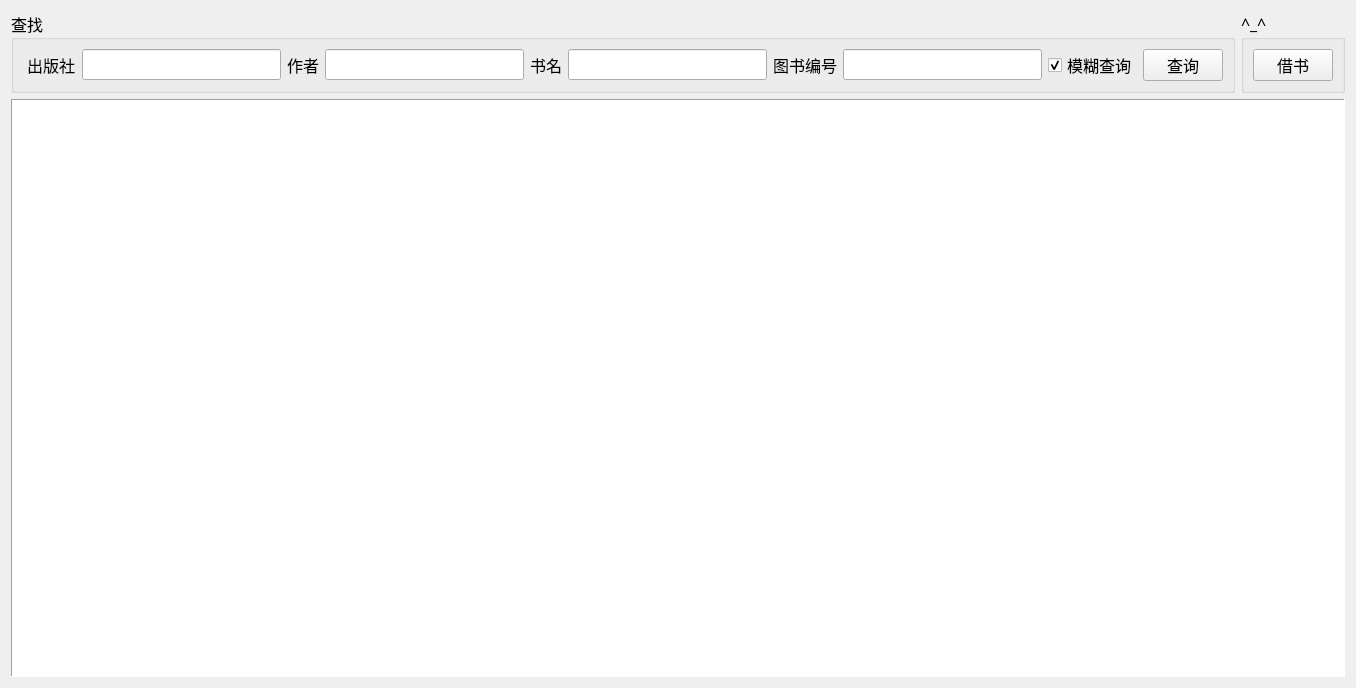
<?xml version="1.0" encoding="UTF-8"?>
<ui version="4.0">
 <class>BookWidget</class>
 <widget class="QWidget" name="BookWidget">
  <property name="geometry">
   <rect>
    <x>0</x>
    <y>0</y>
    <width>1356</width>
    <height>688</height>
   </rect>
  </property>
  <property name="font">
   <font>
    <family>微软雅黑</family>
    <pointsize>12</pointsize>
   </font>
  </property>
  <property name="windowTitle">
   <string>Form</string>
  </property>
  <property name="toolTip">
   <string/>
  </property>
  <layout class="QVBoxLayout" name="verticalLayout">
   <item>
    <layout class="QHBoxLayout" name="horizontalLayout">
     <item>
      <widget class="QGroupBox" name="groupBox">
       <property name="toolTip">
        <string/>
       </property>
       <property name="title">
        <string>查找</string>
       </property>
       <layout class="QGridLayout" name="groupFind">
        <property name="topMargin">
         <number>5</number>
        </property>
        <property name="bottomMargin">
         <number>5</number>
        </property>
        <item row="0" column="6">
         <widget class="QLabel" name="label_11">
          <property name="text">
           <string>书名</string>
          </property>
         </widget>
        </item>
        <item row="0" column="4">
         <widget class="QLabel" name="label_10">
          <property name="text">
           <string>作者</string>
          </property>
         </widget>
        </item>
        <item row="0" column="5">
         <widget class="QLineEdit" name="edit_author">
          <property name="clearButtonEnabled">
           <bool>true</bool>
          </property>
         </widget>
        </item>
        <item row="0" column="8">
         <widget class="QLabel" name="label_7">
          <property name="text">
           <string>图书编号</string>
          </property>
         </widget>
        </item>
        <item row="0" column="10">
         <widget class="QCheckBox" name="ckb_find">
          <property name="text">
           <string>模糊查询</string>
          </property>
          <property name="checked">
           <bool>true</bool>
          </property>
         </widget>
        </item>
        <item row="0" column="2">
         <widget class="QLabel" name="label_9">
          <property name="text">
           <string> 出版社</string>
          </property>
         </widget>
        </item>
        <item row="0" column="11">
         <widget class="QPushButton" name="bkBtnFind">
          <property name="text">
           <string>查询</string>
          </property>
         </widget>
        </item>
        <item row="0" column="7">
         <widget class="QLineEdit" name="edit_name">
          <property name="clearButtonEnabled">
           <bool>true</bool>
          </property>
         </widget>
        </item>
        <item row="0" column="3">
         <widget class="QLineEdit" name="edit_pub">
          <property name="clearButtonEnabled">
           <bool>true</bool>
          </property>
         </widget>
        </item>
        <item row="0" column="9">
         <widget class="QLineEdit" name="edit_id">
          <property name="clearButtonEnabled">
           <bool>true</bool>
          </property>
         </widget>
        </item>
       </layout>
      </widget>
     </item>
     <item>
      <widget class="QGroupBox" name="groupBorrow">
       <property name="title">
        <string>^_^</string>
       </property>
       <layout class="QGridLayout" name="gridLayout">
        <item row="0" column="0">
         <widget class="QPushButton" name="btn_borrow">
          <property name="text">
           <string>借书</string>
          </property>
         </widget>
        </item>
       </layout>
      </widget>
     </item>
    </layout>
   </item>
   <item>
    <widget class="QTableView" name="tableView">
     <property name="styleSheet">
      <string notr="true"/>
     </property>
     <property name="frameShape">
      <enum>QFrame::Panel</enum>
     </property>
     <property name="frameShadow">
      <enum>QFrame::Sunken</enum>
     </property>
     <property name="selectionBehavior">
      <enum>QAbstractItemView::SelectRows</enum>
     </property>
     <property name="gridStyle">
      <enum>Qt::CustomDashLine</enum>
     </property>
     <attribute name="horizontalHeaderCascadingSectionResizes">
      <bool>true</bool>
     </attribute>
    </widget>
   </item>
  </layout>
 </widget>
 <resources/>
 <connections/>
</ui>
